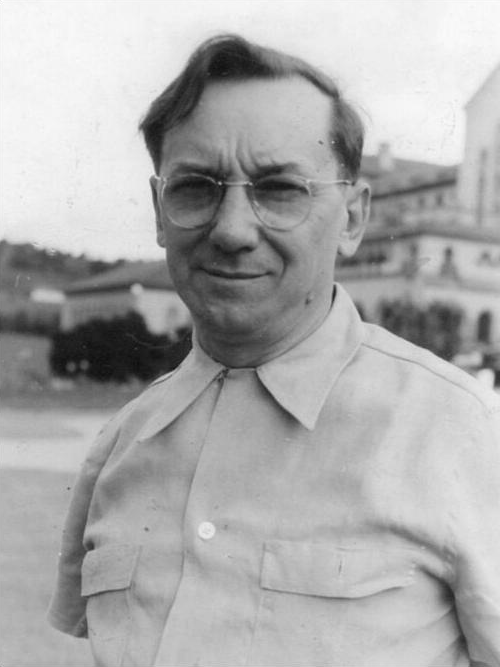
#> input picture data-raw/logo/portinari_1962.png, 500 x 667 px
$ python posterize.py
#> lines starting #> are read from the running program, lines starting #| are printed output that depends on the picture; after the words box and inside, x2 and y2 are one past the last pixel; in counts of white or black regions, pixels touching at a corner belong together; pictures that were not available may be replaced by others from this repository, and a replacement may not be noted
import cv2, numpy as np
img=cv2.imread('portinari_1962.png',cv2.IMREAD_GRAYSCALE); m=cv2.imread('mask.png',0)>0
#> further down, img is the input picture: shape (667, 500); min 13, max 255, mean 171.9
#> after `m = cv2.imread('mask.png', 0) > 0`: m: shape (667, 500) bool; every value is 1
h,w=img.shape
#> h = 667; w = 500
g=cv2.createCLAHE(clipLimit=2.5,tileGridSize=(6,6)).apply(img)
gh=cv2.bilateralFilter(g,9,45,7)
gb=cv2.medianBlur(cv2.bilateralFilter(g,15,60,15),15)
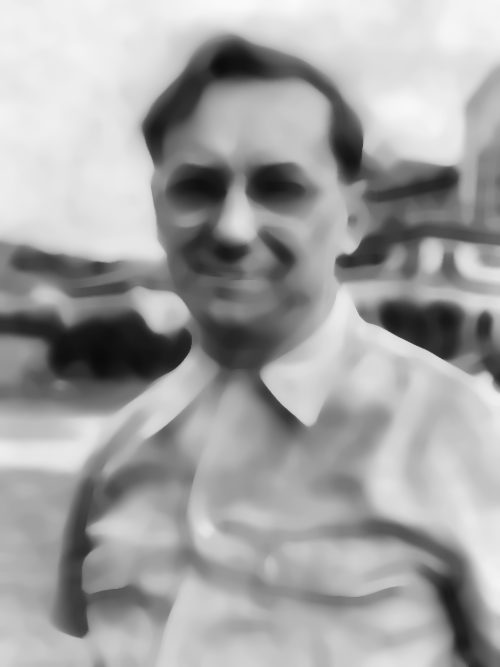
#> gb: shape (667, 500); min 11, max 249, mean 163.1
yy=np.arange(h)[:,None]*np.ones((1,w))
# head region: above a line under the chin/collar
head=(yy<335)&m
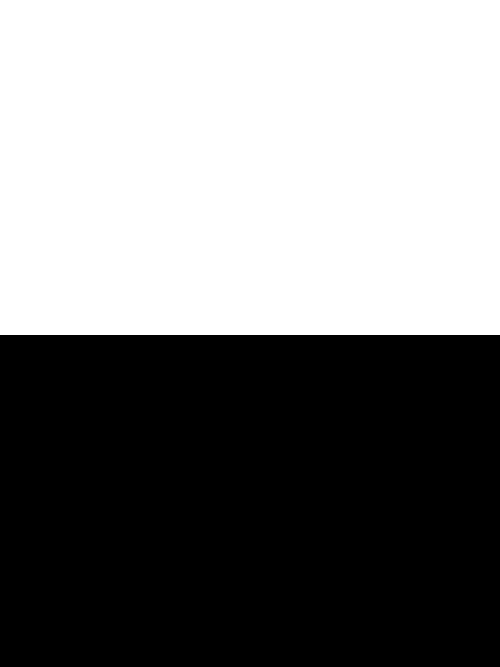
#> head: shape (667, 500) bool; 50.2% white; 1 black region, box (x1, y1, x2, y2) and area: (0, 335, 500, 667) 166000
body=(yy>=335)&m
face=np.zeros_like(m); face[60:340,140:380]=True; face&=m
#> after `face &= m`:
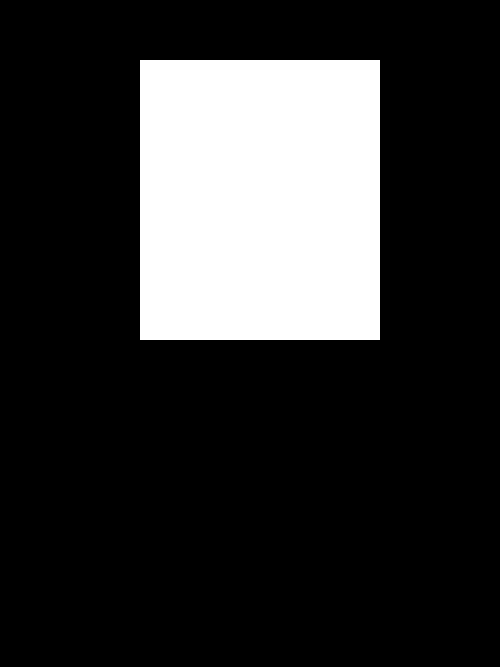
#> face: shape (667, 500) bool; 20.1% white; 1 white region, box (x1, y1, x2, y2) and area: (140, 60, 380, 340) 67200
qh=np.percentile(gh[face],[26,55,82])
#> qh = [80, 146, 196]
lvl=np.full((h,w),255,np.uint8)
lh=np.digitize(gh,qh).astype(np.uint8)
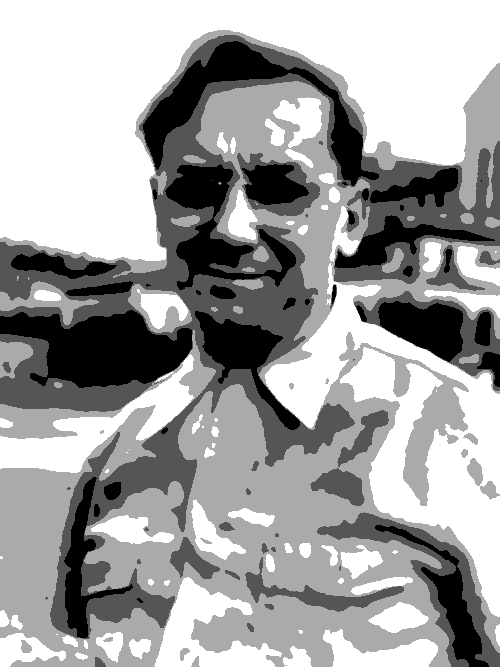
#> lh: shape (667, 500); min 0, max 3, mean 1.91; drawn with min black and max white
qb=np.percentile(gb[body],[4,35])
#> qb = [44, 156]
lb=np.digitize(gb,qb).astype(np.uint8)     # 0 deep shadow,1 shadow,2 light
lb=np.choose(lb,[0,2,3]).astype(np.uint8)
lvl[head]=lh[head]; lvl[body]=lb[body]
#> after `lvl[head] = lh[head]`:
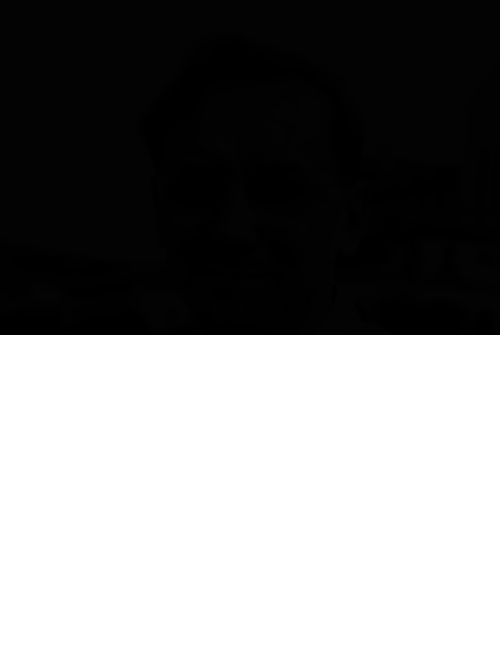
#> lvl: shape (667, 500); min 0, max 255, mean 127.9
#> after `lvl[body] = lb[body]`:
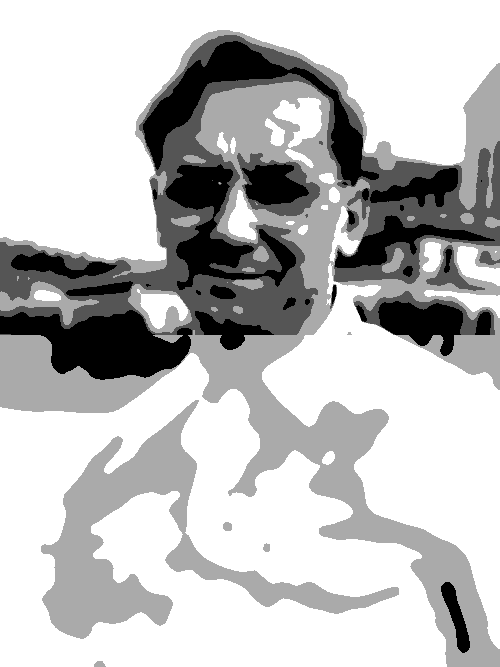
#> lvl: shape (667, 500); min 0, max 3, mean 2.25; drawn with min black and max white
lvl=cv2.medianBlur(lvl,5)
for _ in range(2): lvl=cv2.medianBlur(lvl,7)
lvl[~m]=255
np.save('levels.npy',lvl)
pal={0:(0x3F,0x6F,0xB5),1:(0x9C,0xC3,0xD9),2:(0xB9,0xD8,0xC8),3:(0xDC,0xE3,0xAE),255:(0x2A,0x1E,0x4A)}
out=np.zeros(lvl.shape+(3,),np.uint8)
for k,c in pal.items(): out[lvl==k]=c[::-1]
# glasses guide overlay (BGR cobalt)
cob=(0xB5,0x6F,0x3F)
cv2.imwrite('poster_preview.png',out); print(qh,qb)
#> after `cv2.imwrite('poster_preview.png', out)`:
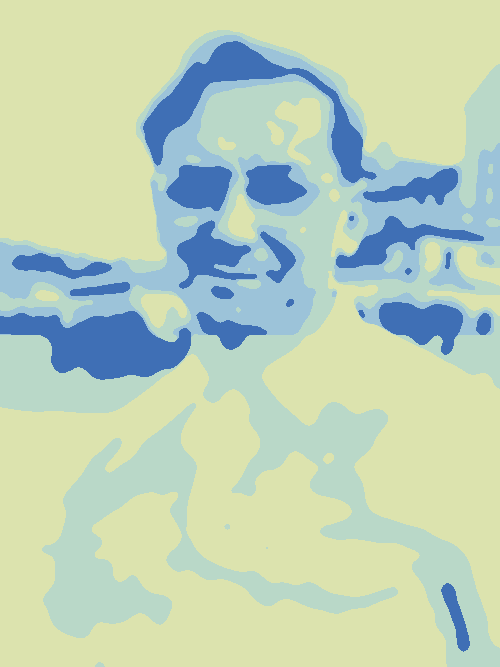
#> saved as poster_preview.png: shape (667, 500, 3); mean B, G, R 185.4, 209.4, 189.2
